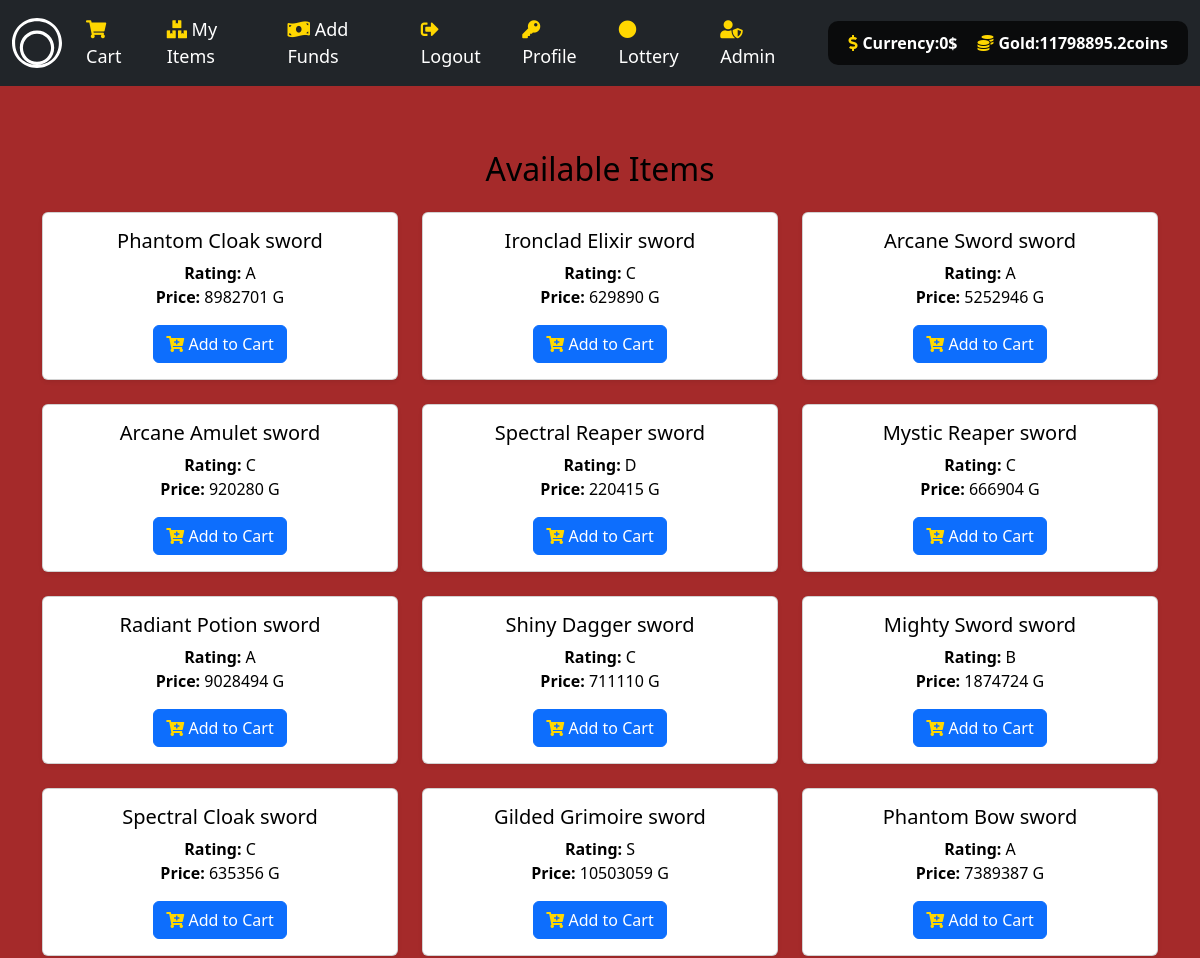
The app's page /item/sword (signed in, upper part), older data.
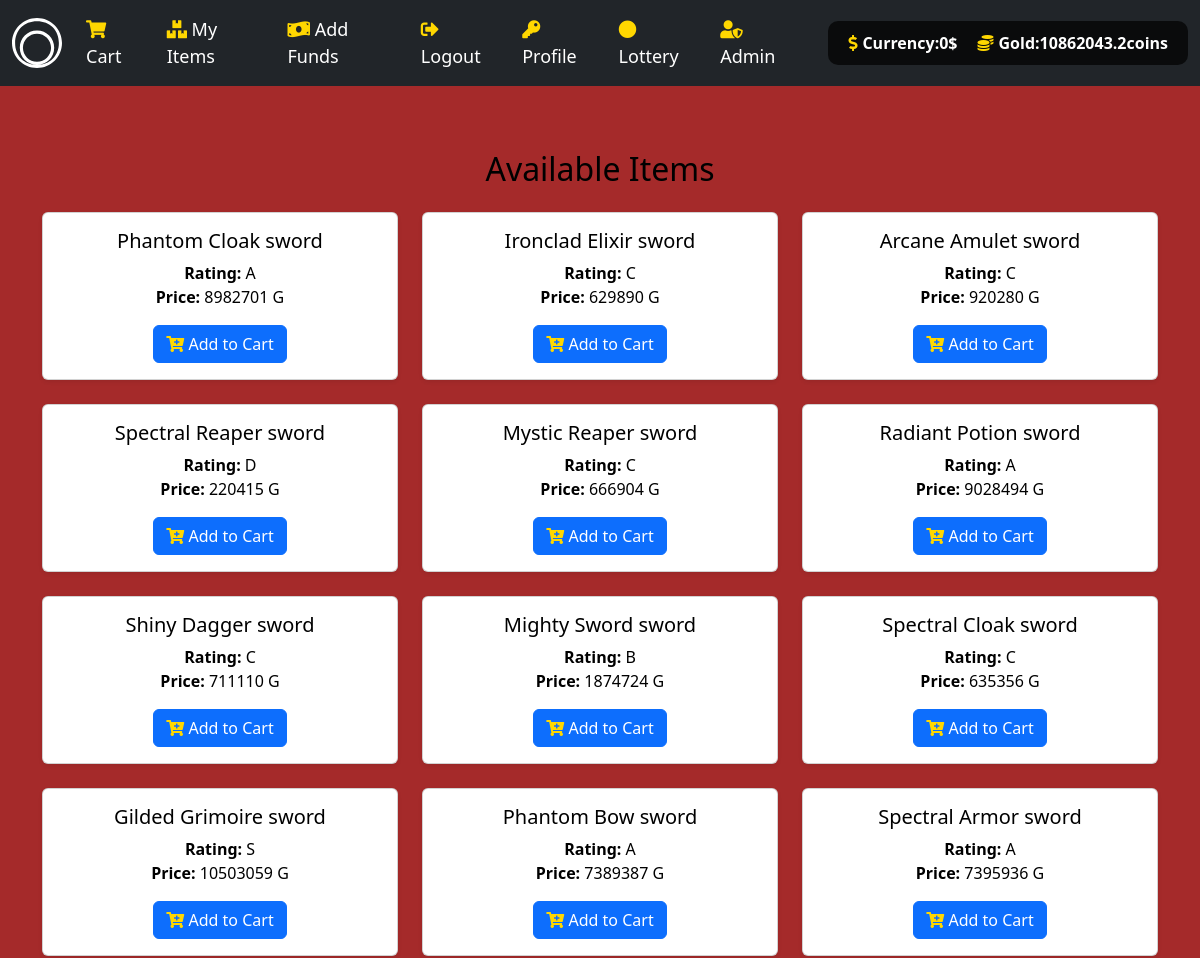
The same page, newer data.
### tables this page shows
CREATE TABLE user_store(ID int PRIMARY KEY,Funds int,Gold int);

CREATE TABLE object(Object_ID int PRIMARY KEY,
Object_Name varchar(100),
Object_type varchar(20),
listing varchar(2),
rating varchar(1),
price int,
image_src varchar(1000));

### main.py (the view)
@app.get("/item/{category}", response_class=HTMLResponse)
async def get_category_items(request: Request, category: str):
    if category not in categories:
        return HTMLResponse(content="Category not found", status_code=404)
    user = request.session.get("user")
    items = listed_object_data_generator(category)
    L = balance_checker(user)
    L = list(L[0])
    if category == "gold":
        return RedirectResponse("/gold")
    context = {
        "request": request,
        "items": items,
        "user": user,
        "cash": L[0],
        "cashG": L[1]
    }
    return templates.TemplateResponse(f"{category}.html", context)

### templates/sword.html (shortened to what this page needs)
{% extends "layout.html" %}
{% block main %}
<div class="container mt-3">
    <h2 class="mb-4 text-center">Available Items</h2>
    <div id="item-container" class="row">
        {% for i in items %}
        <div class="col-md-4 mb-4">
            <div class="card shadow-sm h-100">
                <div class="card-body">
                    <h5 class="card-title">{{ i[1] }}</h5>
                    <p class="card-text">
                        <strong>Rating:</strong> {{ i[4] }}<br>
                        <strong>Price:</strong> {{ i[5] }} G
                    </p>
                    <button onclick="addToCart( '{{ i[0] }}'  , '{{ i[2] }}')" class="btn btn-primary btn-block">
                        <i class="fas fa-cart-plus"></i> Add to Cart
                    </button>
                </div>
            </div>
        </div>
        {% endfor %}
    </div>
</div>
{% endblock %}

### templates/layout.html (shortened to what this page needs)
<!DOCTYPE html>
<html lang="en">
<head>
    <link href="https://cdn.jsdelivr.net/npm/bootstrap@5.2.3/dist/css/bootstrap.min.css" rel="stylesheet">
    <link href="https://cdnjs.cloudflare.com/ajax/libs/font-awesome/5.15.1/css/all.min.css" rel="stylesheet">
    <link href="/static/CSSS.css" rel="stylesheet">
</head>
<body>
    <nav class="navbar navbar-expand-lg navbar-dark bg-dark">
        <div class="container-fluid">
            <a class="navbar-brand" href="/">
            </a>
            <div class="collapse navbar-collapse" id="mynavbar">
                {% if user %}
                <ul class="navbar-nav me-auto">
                    <li class="nav-item"><a class="nav-link" href="/cart"><i class="fas fa-shopping-cart"></i> Cart</a></li>
                    <li class="nav-item"><a class="nav-link" href="/objs"><i class="fas fa-boxes"></i> My Items</a></li>
                    <li class="nav-item"><a class="nav-link" href="/buy"><i class="fas fa-money-bill-wave"></i> Add Funds</a></li>
                    <li class="nav-item"><a class="nav-link" href="/logout"><i class="fas fa-sign-out-alt"></i> Logout</a></li>
                    <li class="nav-item"><a class="nav-link" href="/profile"><i class="fas fa-key"></i> Profile </a></li>
                    <li class="nav-item"><a class="nav-link" href="/lottery-wheel"><i class="fas fa-circle"></i> Lottery</a></li>
                    {% if user == 1 %}
                    <li class="nav-item"><a class="nav-link" href="/admin"><i class="fas fa-user-shield"></i> Admin</a></li>
                    {% endif %}
                </ul>
                <div class="balance-widget">
                    <div class="value">
                        <i class="fas fa-dollar-sign"></i> Currency: <span id="cash">{{ cash }}</span> $
                    </div>
                    <div class="value">
                        <i class="fas fa-coins"></i> Gold: <span id="cashG">{{ cashG }}</span> coins
                    </div>
                </div>
                {% else %}
                <ul class="navbar-nav me-auto">
                    <li class="nav-item"><a class="nav-link" href="/register"><i class="fas fa-user-plus"></i> Register</a></li>
                    <li class="nav-item"><a class="nav-link" href="/login"><i class="fas fa-sign-in-alt"></i> Login</a></li>
                </ul>
                {% endif %}
            </div>
        </div>
    </nav>
    <main class="container-fluid py-5 text-center main-content">
        {% block main %}{% endblock %}
    </main>
</body>
</html>

### templates/layout.html (style rules this page uses)
body { background-color: brown; background-size: cover; background-position: center; background-repeat: repeat; height: 100vh; color: white; }
.navbar-brand img, .navbar-brand svg { height: 50px; }
.balance-widget { background-color: rgba(0, 0, 0, 0.7); border-radius: 10px; padding: 10px; margin-left: 15px; display: flex; align-items: center; justify-content: center; color: white; }
.balance-widget .value { margin: 0 10px; font-weight: bold; display: flex; align-items: center; }
.balance-widget i { margin-right: 5px; }
.navbar-nav .nav-link { color: white; font-size: 18px; margin-right: 10px; }
.main-content { padding: 20px; border-radius: 10px; color: black; }
.fas, .far { color: #ffd700; }

Row changes from the older to the newer data that the page shows:
no longer on this page (row edited): object: Object_Name "Arcane Sword sword", rating "A", price "5252946"
changed user_store: Gold "11798895.2" → "10862043.2"
now on this page (row unchanged): object: Object_Name "Spectral Armor sword", rating "A", price "7395936"
